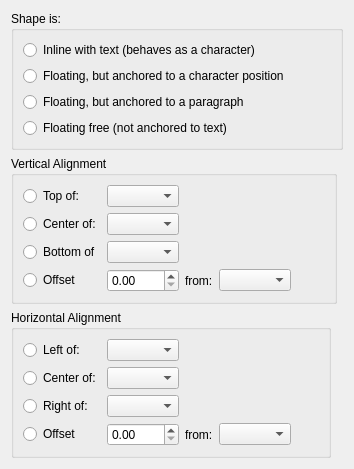
<?xml version="1.0" encoding="UTF-8"?>
<ui version="4.0">
 <class>KWAnchoringProperties</class>
 <widget class="QWidget" name="KWAnchoringProperties">
  <property name="geometry">
   <rect>
    <x>0</x>
    <y>0</y>
    <width>354</width>
    <height>443</height>
   </rect>
  </property>
  <layout class="QGridLayout" name="gridLayout_5">
   <item row="0" column="0" colspan="3">
    <widget class="QGroupBox" name="groupBox_3">
     <property name="title">
      <string>Shape is:</string>
     </property>
     <layout class="QVBoxLayout" name="verticalLayout">
      <item>
       <widget class="QRadioButton" name="rAnchorAsCharacter">
        <property name="text">
         <string>Inline with text (behaves as a character)</string>
        </property>
       </widget>
      </item>
      <item>
       <widget class="QRadioButton" name="rAnchorToCharacter">
        <property name="text">
         <string>Floating, but anchored to a character position</string>
        </property>
       </widget>
      </item>
      <item>
       <widget class="QRadioButton" name="rAnchorParagraph">
        <property name="text">
         <string>Floating, but anchored to a paragraph</string>
        </property>
       </widget>
      </item>
      <item>
       <widget class="QRadioButton" name="rAnchorPage">
        <property name="text">
         <string>Floating free (not anchored to text)</string>
        </property>
       </widget>
      </item>
     </layout>
    </widget>
   </item>
   <item row="1" column="0" colspan="2">
    <widget class="QGroupBox" name="groupBox">
     <property name="title">
      <string>Vertical Alignment</string>
     </property>
     <layout class="QGridLayout" name="gridLayout">
      <item row="0" column="0">
       <widget class="QRadioButton" name="radioButton_2">
        <property name="text">
         <string>Top of:</string>
        </property>
       </widget>
      </item>
      <item row="1" column="0">
       <widget class="QRadioButton" name="radioButton_4">
        <property name="text">
         <string>Center of:</string>
        </property>
       </widget>
      </item>
      <item row="2" column="0">
       <widget class="QRadioButton" name="radioButton_3">
        <property name="text">
         <string>Bottom of</string>
        </property>
       </widget>
      </item>
      <item row="3" column="0">
       <widget class="QRadioButton" name="radioButton">
        <property name="text">
         <string>Offset</string>
        </property>
       </widget>
      </item>
      <item row="3" column="1">
       <widget class="QDoubleSpinBox" name="doubleSpinBox">
        <property name="maximum">
         <double>999.990000000000009</double>
        </property>
       </widget>
      </item>
      <item row="3" column="4">
       <spacer name="horizontalSpacer">
        <property name="orientation">
         <enum>Qt::Horizontal</enum>
        </property>
        <property name="sizeHint" stdset="0">
         <size>
          <width>40</width>
          <height>20</height>
         </size>
        </property>
       </spacer>
      </item>
      <item row="0" column="1">
       <widget class="QComboBox" name="comboBox"/>
      </item>
      <item row="1" column="1">
       <widget class="QComboBox" name="comboBox_2"/>
      </item>
      <item row="2" column="1">
       <widget class="QComboBox" name="comboBox_3"/>
      </item>
      <item row="3" column="3">
       <widget class="QComboBox" name="comboBox_4"/>
      </item>
      <item row="3" column="2">
       <widget class="QLabel" name="label">
        <property name="text">
         <string>from:</string>
        </property>
       </widget>
      </item>
     </layout>
    </widget>
   </item>
   <item row="2" column="0">
    <widget class="QGroupBox" name="groupBox_2">
     <property name="title">
      <string>Horizontal Alignment</string>
     </property>
     <layout class="QGridLayout" name="gridLayout_2">
      <item row="0" column="0">
       <widget class="QRadioButton" name="radioButton_5">
        <property name="text">
         <string>Left of:</string>
        </property>
       </widget>
      </item>
      <item row="1" column="0">
       <widget class="QRadioButton" name="radioButton_6">
        <property name="text">
         <string>Center of:</string>
        </property>
       </widget>
      </item>
      <item row="2" column="0">
       <widget class="QRadioButton" name="radioButton_7">
        <property name="text">
         <string>Right of:</string>
        </property>
       </widget>
      </item>
      <item row="3" column="0">
       <widget class="QRadioButton" name="radioButton_8">
        <property name="text">
         <string>Offset</string>
        </property>
       </widget>
      </item>
      <item row="3" column="5">
       <spacer name="horizontalSpacer_2">
        <property name="orientation">
         <enum>Qt::Horizontal</enum>
        </property>
        <property name="sizeHint" stdset="0">
         <size>
          <width>40</width>
          <height>20</height>
         </size>
        </property>
       </spacer>
      </item>
      <item row="3" column="3">
       <widget class="QLabel" name="label_2">
        <property name="text">
         <string>from:</string>
        </property>
       </widget>
      </item>
      <item row="0" column="1">
       <widget class="QComboBox" name="comboBox_5"/>
      </item>
      <item row="1" column="1">
       <widget class="QComboBox" name="comboBox_6"/>
      </item>
      <item row="3" column="1">
       <widget class="QDoubleSpinBox" name="doubleSpinBox_2">
        <property name="maximum">
         <double>999.990000000000009</double>
        </property>
       </widget>
      </item>
      <item row="2" column="1">
       <widget class="QComboBox" name="comboBox_7"/>
      </item>
      <item row="3" column="4">
       <widget class="QComboBox" name="comboBox_8"/>
      </item>
     </layout>
    </widget>
   </item>
   <item row="3" column="0">
    <spacer>
     <property name="orientation">
      <enum>Qt::Vertical</enum>
     </property>
     <property name="sizeHint" stdset="0">
      <size>
       <width>20</width>
       <height>16</height>
      </size>
     </property>
    </spacer>
   </item>
  </layout>
 </widget>
 <resources/>
 <connections/>
</ui>
